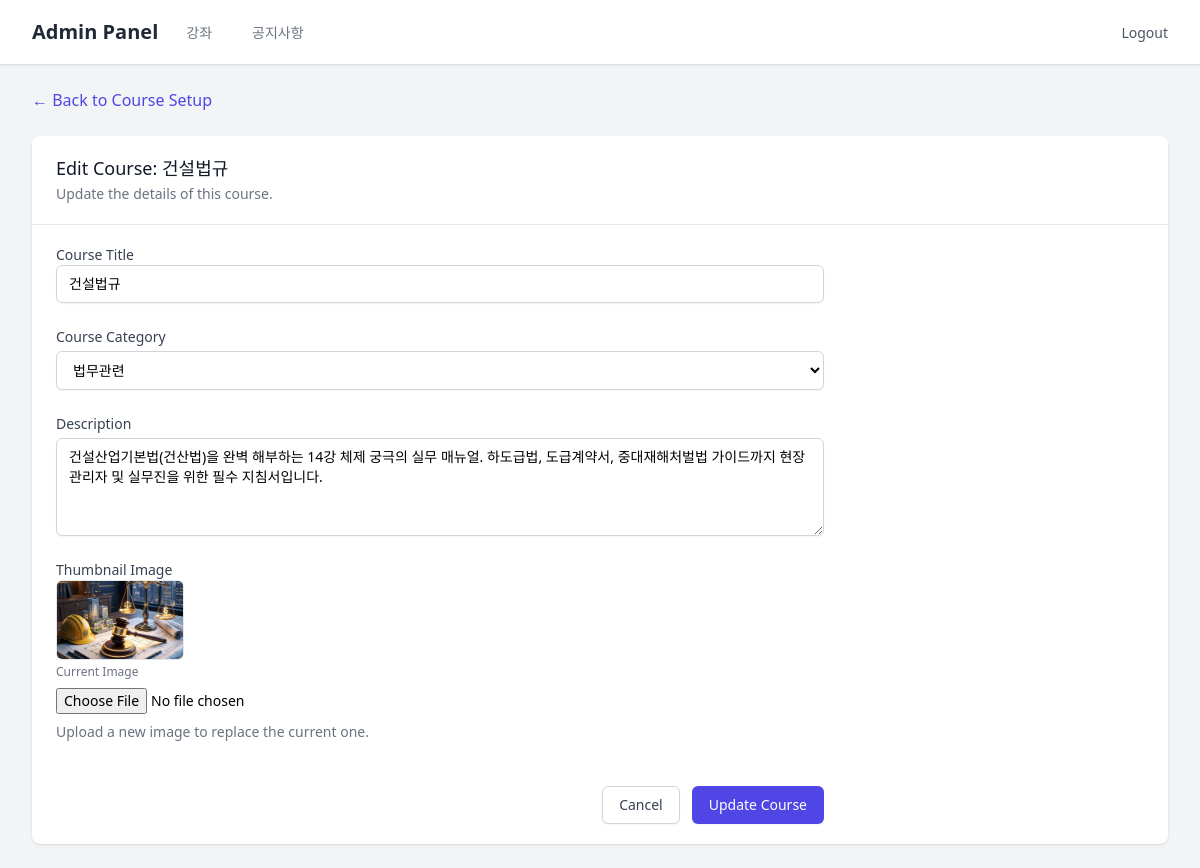
/admin/courses/5/edit (signed in), run on the app's committed database.
### models/__init__.py (models this page shows)
class Course(SQLModel, table=True):
    id: Optional[int] = Field(default=None, primary_key=True)
    title: str
    description: Optional[str] = None
    thumbnail_url: Optional[str] = None
    category_id: Optional[int] = Field(default=None, foreign_key="category.id")
    category: Optional[Category] = Relationship(back_populates="courses")
    lessons: List["Lesson"] = Relationship(back_populates="course", cascade_delete=True)

class Category(SQLModel, table=True):
    id: Optional[int] = Field(default=None, primary_key=True)
    name: str = Field(index=True, unique=True)
    order: int = Field(default=0)
    courses: List["Course"] = Relationship(back_populates="category")

### routers/admin.py (the view)
@router.get("/courses/{course_id}/edit")
def edit_course_page(
    request: Request,
    course_id: int,
    user: User = Depends(get_current_admin_user),
    session: Session = Depends(get_session)
):
    course = session.get(Course, course_id)
    if not course:
        raise HTTPException(status_code=404, detail="Course not found")
    categories = session.exec(select(Category).order_by(Category.order)).all()
    return templates.TemplateResponse(
        request=request, name="admin/course_edit.html", context={"user": user, "course": course, "categories": categories}
    )

### templates/admin/course_edit.html (shortened to what this page needs)
{% extends "admin/base.html" %}
{% block content %}
<div class="mb-6">
    <a href="/admin/courses/{{ course.id }}"
        class="text-indigo-600 hover:text-indigo-900 transition flex items-center gap-1">
        &larr; Back to Course Setup
    </a>
</div>
<div class="bg-white shadow overflow-hidden sm:rounded-lg">
    <div class="px-4 py-5 sm:px-6">
        <h3 class="text-lg leading-6 font-medium text-gray-900">Edit Course: {{ course.title }}</h3>
        <p class="mt-1 max-w-2xl text-sm text-gray-500">Update the details of this course.</p>
    </div>
    <div class="border-t border-gray-200 px-4 py-5 sm:px-6">
        <form action="/admin/courses/{{ course.id }}/edit" method="POST" enctype="multipart/form-data"
            class="space-y-6 max-w-3xl">
            <div>
                <label for="title" class="block text-sm font-medium text-gray-700">Course Title</label>
                <div>
                    <input type="text" name="title" id="title" required value="{{ course.title }}"
                        class="shadow-sm focus:ring-indigo-500 focus:border-indigo-500 block w-full sm:text-sm border-gray-300 rounded-md py-2 px-3 border">
                </div>
            </div>
            <div>
                <label for="category_id" class="block text-sm font-medium text-gray-700">Course Category</label>
                <div class="mt-1">
                    <select id="category_id" name="category_id" required
                        class="shadow-sm focus:ring-indigo-500 focus:border-indigo-500 block w-full sm:text-sm border-gray-300 rounded-md py-2 px-3 border bg-white">
                        {% for cat in categories %}
                        <option value="{{ cat.id }}" {% if cat.id==course.category_id %}selected{% endif %}>{{ cat.name
                            }}</option>
                        {% endfor %}
                    </select>
                </div>
            </div>
            <div>
                <label for="description" class="block text-sm font-medium text-gray-700">Description</label>
                <div class="mt-1">
                    <textarea id="description" name="description" rows="4"
                        class="shadow-sm focus:ring-indigo-500 focus:border-indigo-500 block w-full sm:text-sm border border-gray-300 rounded-md py-2 px-3">{{ course.description }}</textarea>
                </div>
            </div>
            <div>
                <label for="thumbnail" class="block text-sm font-medium text-gray-700">Thumbnail Image</label>
                {% if course.thumbnail_url %}
                <div class="mb-2">
                    <img src="{{ course.thumbnail_url }}" alt="Current Thumbnail"
                        class="h-20 w-32 object-cover rounded-md border">
                    <p class="text-xs text-gray-500 mt-1">Current Image</p>
                </div>
                {% endif %}
                <div class="mt-1 flex items-center">
                    <input type="file" name="thumbnail" id="thumbnail" accept="image/*"
                        class="focus:ring-indigo-500 focus:border-indigo-500 block w-full sm:text-sm border-gray-300">
                </div>
                <p class="mt-2 text-sm text-gray-500">Upload a new image to replace the current one.</p>
            </div>
            <div class="pt-5 flex justify-end">
                <button type="button" onclick="window.history.back()"
                    class="bg-white py-2 px-4 border border-gray-300 rounded-md shadow-sm text-sm font-medium text-gray-700 hover:bg-gray-50 focus:outline-none focus:ring-2 focus:ring-offset-2 focus:ring-indigo-500">
                    Cancel
                </button>
                <button type="submit"
                    class="ml-3 inline-flex justify-center py-2 px-4 border border-transparent shadow-sm text-sm font-medium rounded-md text-white bg-indigo-600 hover:bg-indigo-700 focus:outline-none focus:ring-2 focus:ring-offset-2 focus:ring-indigo-500">
                    Update Course
                </button>
            </div>
        </form>
    </div>
</div>
{% endblock %}

### data on the page
Course: title "건설법규", category_id "법무관련", description "건설산업기본법(건산법)을 완벽 해부하는 14강 체제 궁극의 실무 매뉴얼. 하도급법, 도급계약서, 중대재해처벌법 가이드까지 현장 관리자 및 실무진을 위한 필수 지침서입니다.", thumbnail_url (picture)
